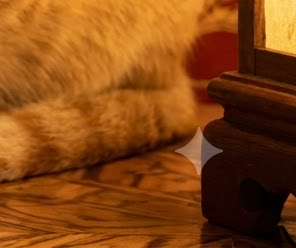
#> input picture tests/fixtures/flow_mark/y3_a_2_1_cf53849a_corner.png, 296 x 248 px
$ python -i imagefix.py   (imports and definitions only)
#> lines starting #> are read from the running program, lines starting #| are printed output that depends on the picture
"""Remove the Gemini sparkle baked into the corner of a Google Flow image.

Nano Banana Pro previews (measured 2026-10-28 on 1376×768 frames) carry a
translucent white four-petal sparkle, about 40–48 px across, in the
bottom-right corner. The petals run up, down, left and right and the sides
curve inward. It is not a flat sticker and not a fixed pixel: the samples
land near (1278, 671). A straight rhombus, an 8-point star, or the same
shape sitting away from that corner is not the mark.
"""
from __future__ import annotations

import os
import sys
from pathlib import Path

import numpy as np

# Search only this bottom-right window. A strict 12%×15% clip cuts the top tip
# of the measured mark (its top sits ~84% down the frame), so the window is
# a little wider than the ticket's "about 12% × 15%".
CORNER_W = 0.16
CORNER_H = 0.22
# Normalised correlation with a diamond. The four real samples scored
# 0.73–0.93. After the real mark is removed, the busiest corner (the red
# band on fs_compass) still correlates at 0.55, so the cut sits above that
# and below the weakest real mark.
SCORE_MIN = 0.62
# Mean min-channel lift on the diamond's core and on its four tips.
# A clear mark sits around 50. The faintest real one (a sparkle on a
# grey-to-white ramp) still lifts the core by about 16, so the cut is 16.
# A round blob can correlate with an oversized diamond, but that match
# leaves the tips dark.
LIFT_MIN = 16.0
# Mean lift in the four diagonal shoulders (inside the circumscribed circle,
# outside the diamond) divided by the core. A diamond is near 0 here
# (measured ≤ 0.12 on the samples); a disc of the same size is above 0.5.
SHOULDER_MAX = 0.35
# Sparkle centre on the 1376×768 previews, stored as a fraction of the frame
# so other sizes scale. Tolerance is ±25 px on that same frame.
_REF_W, _REF_H = 1376.0, 768.0
ANCHOR_X = 1.0 - 97.0 / _REF_W
ANCHOR_Y = 1.0 - 98.0 / _REF_H
ANCHOR_TOL_X = 25.0 / _REF_W
ANCHOR_TOL_Y = 25.0 / _REF_H
# Outline of the bright core (lift ≥ 45% of the centre). A curved sparkle is
# concave: solidity stays under ~0.76 on the real previews and the synthetic
# petal, while a straight rhombus is 1. At least three diagonals must end
# well inside the axial tips (≤ 0.80 of that length). One diagonal may be
# bright because of the picture behind the mark. The bright area over its
# bounding box sits around 0.3–0.5; a filled block is higher.
SOLIDITY_MAX = 0.88
DIAG_RADIUS_MAX = 0.80
DIAG_DARK_MIN = 3
AXIAL_TIP_MIN = 0.55
AREA_MIN = 0.15
AREA_MAX = 0.65
# Fixed sparkle box on a fresh Flow download, as a fraction of the width.
# The six measured boxes are about 55 px on a 1376-wide frame. The pad is
# extra margin so a crop cannot leave a bright sliver when detection misses.
MARK_SIDE = 55.0 / _REF_W
MARK_PAD = 8.0 / _REF_W
# Ray fallback for a sparkle the outline test drops: a dark edge can split
# the bright core (wood), or the core lift can sit under the outline cut
# while the four tips are still there (grey ramp). Diagonals must be shorter
# than on the outline test, because this path has no solidity check — a
# straight rhombus reaches about 0.71 of the axial length.
RAY_CORE_MIN = 8.0
RAY_FRAC = 0.25
RAY_DIAG_MAX = 0.65
RAY_GAP = 3


# [31 lines left out: functions find_mark, fixed_mark_box, not called in this run]


def strip_mark(path, mode="crop", known_flow=False):
    """Overwrite `path` with the sparkle removed. Return that path.

    `crop` (the default) cuts the bottom and the right far enough to drop
    the sparkle, and keeps the original aspect ratio (the two cuts stay
    proportional). `fill` inpaints the sparkle and keeps the frame size.
    No sparkle: the file is not opened for writing.

    `known_flow` is for a file just downloaded by `flow generate`. Those
    always carry the sparkle at `fixed_mark_box`, so `crop` cuts that box
    even when `find_mark` misses it, and widens the cut if detection sticks
    out past the fixed box. `fill` still requires a detection: otherwise the
    file is left as-is and a warning is printed. Calling this again on an
    already-cropped Flow image cuts a second corner; `flow generate` calls
    it once, on the fresh download.
    """
    if mode not in ("fill", "crop"):
        raise ValueError("mode must be 'fill' or 'crop'")
    path = Path(path)
    rgb = _as_rgb(path)
#> in _as_rgb, im is the input picture: PIL image 296x248 RGB; mean R, G, B 133.1, 69.9, 18.6
    hit = _locate(rgb)
    h, w = rgb.shape[:2]
    seen = None
    if hit is not None:
        x, y, n, _score, _lift = hit
        seen = _box(w, h, x, y, n)
    if seen is None and not (known_flow and mode == "crop"):
        if known_flow and mode == "fill":
            print(f"cảnh báo: không thấy dấu ✦, không vá {path}", file=sys.stderr)
        return path
    if mode == "crop":
        if known_flow:
            box = fixed_mark_box(w, h)
            if seen is not None:
                box = (
                    min(box[0], seen[0]),
                    min(box[1], seen[1]),
                    max(box[2], seen[2]),
                    max(box[3], seen[3]),
                )
        else:
            box = seen
        new_w, new_h = _crop_size(w, h, box)
        out = np.ascontiguousarray(rgb[:new_h, :new_w])
        if known_flow and find_mark(out) is not None:
            print(f"cảnh báo: sau khi cắt vẫn còn dấu ✦ trong {path}", file=sys.stderr)
    else:
        import cv2
        mask = _diamond_mask(h, w, seen)
        out = cv2.inpaint(rgb, mask, 5, cv2.INPAINT_NS)
    _save_rgb(path, out)
    return path


def _locate(rgb):
    """Return (x, y, n, score, lift) of the best diamond, or None.

    `x, y` is the top-left of the matched template and `n` its side.
    """
    import cv2

    h, w = rgb.shape[:2]
#> h = 248; w = 296
    if w < 80 or h < 80:
        return None
    k = _kernel(w, h)
    lift = _min_lift(rgb, k)
    x0 = int(round(w * (1.0 - CORNER_W)))
    y0 = int(round(h * (1.0 - CORNER_H)))
    roi = lift[y0:, x0:]
    lo = max(20, int(w * 0.02))
    hi = max(lo + 4, int(w * 0.06))
    best = None
    for n in range(lo, hi, 2):
        if n >= roi.shape[0] - 1 or n >= roi.shape[1] - 1:
            continue
        tmpl = _diamond(n)
        score_map = cv2.matchTemplate(roi, tmpl, cv2.TM_CCOEFF_NORMED)
        _min_s, mx, _min_at, loc = cv2.minMaxLoc(score_map)
        if not np.isfinite(mx) or mx < SCORE_MIN:
            continue
        x, y = x0 + loc[0], y0 + loc[1]
        patch = lift[y:y + n, x:x + n]
        shape = _shape_lifts(patch, tmpl)
        if shape is None:
            continue
        core, tips, shoulder_ratio = shape
        if tips < LIFT_MIN or core < LIFT_MIN or shoulder_ratio > SHOULDER_MAX:
            continue
        cx = x + (n - 1) / 2.0
        cy = y + (n - 1) / 2.0
        if not _near_anchor(w, h, cx, cy):
            continue
        if not _curved_petals(lift, x, y, n) and not _ray_petals(lift, x, y, n):
            continue
        if best is None or mx > best[0]:
            best = (float(mx), x, y, n, core)
    if best is None:
        return None
    score, x, y, n, core = best
    return x, y, n, score, core


# [160 lines left out: functions _near_anchor, _curved_petals, _ray_petals, _sector_radius, _box, _crop_size, not called in this run]


def _kernel(w, h):
    """Odd median size, larger than the sparkle (~3.5% of the width).

    Sized from the width, because the mark scales with the frame width
    (about 48 px on a 1376-wide preview → kernel 61).
    """
#> called with w = 296, h = 248
    k = int(round(w * 0.044))
#> k = 13
    if k % 2 == 0:
        k += 1
    k = min(81, max(31, k))
#> k = 31
    limit = min(w, h)
#> limit = 248
    while k >= limit:
        k -= 2
#> after the loop, k = 31
    return max(k, 3)


def _min_lift(rgb, k):
    """How far every channel rose together versus a local median.

    A white overlay lifts R, G and B at once. A coloured highlight lifts one
    channel and leaves this map near zero.
    """
#> called with k = 31
    import cv2

    bg = np.stack([cv2.medianBlur(rgb[:, :, c], k) for c in range(3)], axis=-1)
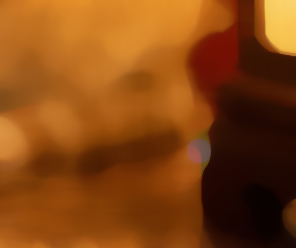
#> bg: shape (248, 296, 3); mean R, G, B 133.4, 69.5, 17.7
    delta = rgb.astype(np.float32) - bg.astype(np.float32)
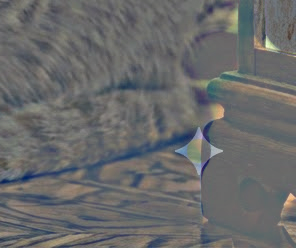
#> delta: shape (248, 296, 3) float32; mean R, G, B -0.3, 0.4, 0.9; drawn with min black and max white
    return np.clip(delta.min(axis=2), 0, None)
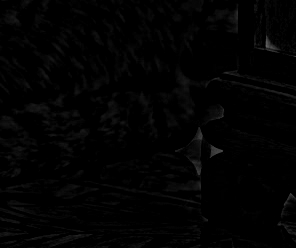
#> returned value: shape (248, 296) float32; min 0, max 100, mean 2.5


def _diamond(n):
    """Soft filled diamond in [0, 1], 1 at the centre. `n` is the side."""
    yy, xx = np.mgrid[0:n, 0:n].astype(np.float32)
    c = (n - 1) / 2.0
    manhattan = (np.abs(xx - c) + np.abs(yy - c)) / max(c, 1.0)
    soft = 0.18
    return np.clip((1.0 + soft - manhattan) / (2.0 * soft), 0, 1).astype(np.float32)


# [30 lines left out: functions _shape_lifts, _diamond_mask, not called in this run]


def _as_rgb(img):
    if isinstance(img, (str, Path)):
        from PIL import Image
        with Image.open(img) as im:
            return np.ascontiguousarray(im.convert("RGB"))
    if hasattr(img, "convert"):
        return np.ascontiguousarray(img.convert("RGB"))
    arr = np.asarray(img)
    if arr.ndim == 2:
        arr = np.stack([arr, arr, arr], axis=-1)
    elif arr.shape[-1] == 4:
        arr = arr[..., :3]
    if arr.dtype != np.uint8:
        arr = np.clip(arr, 0, 255).astype(np.uint8)
    return np.ascontiguousarray(arr)


# [14 lines left out: function _save_rgb, not called in this run]

>>> result = strip_mark('../tests/fixtures/flow_mark/y3_a_2_1_cf53849a_corner.png')
#> in _locate, `roi = lift[y0:, x0:]`:
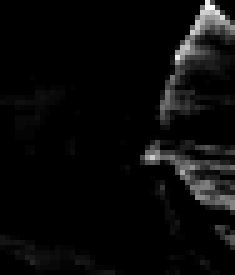
#> roi: shape (55, 47) float32 (shown 5 times larger); min 0, max 61, mean 2.5; drawn with min black and max white
#> the loop in _locate, `for n in range(lo, hi, 2):` made 2 passes
#> (mx, loc) on passes 1 to 2: (0.343, (27, 7)), (0.329, (0, 12))
#> pass 1, in _locate, `score_map = cv2.matchTemplate(roi, tmpl, cv2.TM_CCOEFF_NORMED)`:
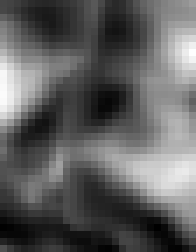
#> score_map: shape (36, 28) float32 (shown 7 times larger); min -0.298, max 0.343, mean -0.0577; drawn with min black and max white
#> pass 2, in _locate, `score_map = cv2.matchTemplate(roi, tmpl, cv2.TM_CCOEFF_NORMED)`:
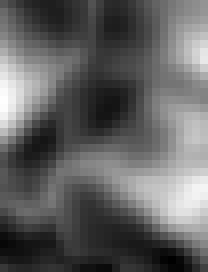
#> score_map: shape (34, 26) float32 (shown 8 times larger); min -0.304, max 0.329, mean -0.0601; drawn with min black and max white
